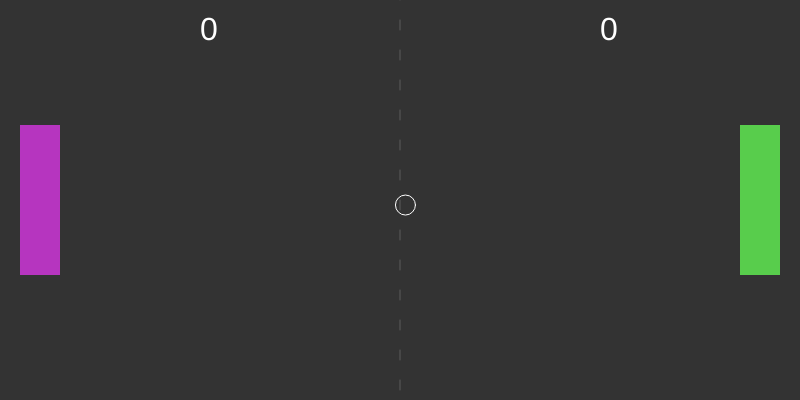
Frame 1 (no input)
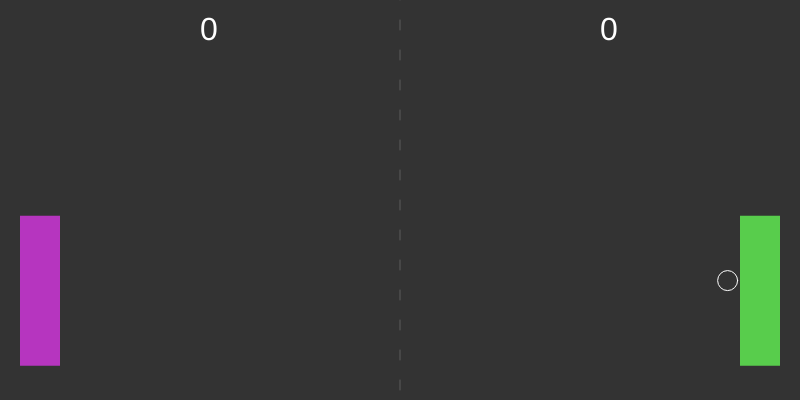
Frame 60 (no input)
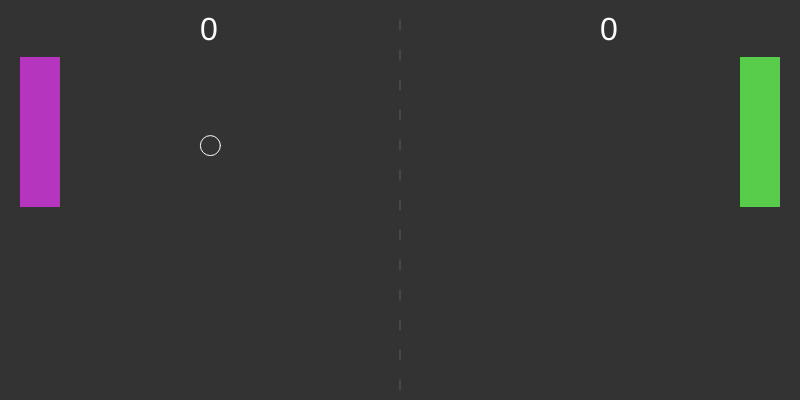
Frame 120 (the mouse pressed at the canvas centre since frame 60)

The p5.js sketch that drew these frames (run headless with seeded random() and noise() and a simulated clock; from frame 60 on, the mouse is pressed at the canvas centre):

// p5.js sketch
// ── sketch.js
let p1;
let allPaddles = [];
let allBalls = [];

let score_LEFT = 0;
let score_RIGHT = 0;

function setup() {
  createCanvas(800, 400);
  allPaddles.push(new Paddle(0.05*width, 0.5*height));
  allPaddles.push(new Paddle(0.95*width, 0.5*height));

  allBalls.push(new Ball(width/2, height/2));
}

function draw() {
  background(51);
  drawMiddleLine();

  displaySCORES();

  for (let paddle of allPaddles) {
    paddle.show();
    paddle.update(mouseY);
  }

  for (let ball of allBalls) {
    ball.collision(false, true, allPaddles);
    ball.update();
    ball.show();
  }
}

function displaySCORES() {
  textSize(32);
  fill(255);
  // noStroke();
  strokeWeight(0);
  text(`${score_LEFT}`, 0.25*width, 0.1*height);
  text(`${score_RIGHT}`, 0.75*width, 0.1*height);
}

function drawMiddleLine(val=10, skip=20) {
  // val = line length
  // skip = height to be skipped
  stroke(255);
  let startingVal = -10;
  let xVal = 0.5*width;
  strokeWeight(0.2);

  while (startingVal <= height + 10) {
    line(xVal, startingVal, xVal, startingVal + val);
    startingVal += val + skip;
  }
}

class Ball
{
  constructor(x, y)
  {
    this.x = x;
    this.y = y;
    this.radius = 10;
    this.prev_X = this.x;

    this.velocity = createVector(0, 0);
    this.MAX_velocity = 50;
    this.NEG_SCALING_val = -1;

    this.scale_VAL = 10;

    // range b/w 0-1
    // scalable
    this.accerelation = createVector(this.scale_VAL*random(0.4, 1), this.scale_VAL*random(0.4, 1));
    // this.velocity = createVector(this.accerelation.x, this.accerelation.y);
    this.velocity = createVector(0, 0);

    this.isStuckToWallY = false;
    this.isStuckToWallX = false;
    this.isStuckToPaddle = false;

    this.MIN_wallDist = 0;
  }

  update()
  {
    this.prev_X = this.x;
    this.velocity.add(this.accerelation);
    this.accerelation.mult(0);

    this.velocity.limit(this.MAX_velocity);
    this.x += this.velocity.x;
    this.y += this.velocity.y;
  }

  show()
  {
    noFill();
    strokeWeight(1);
    circle(this.x, this.y, this.radius*2);
  }

  initAcceleration(rightSide)
  {
    // Returns a y value, either positive or negative in a certain range
    let get_YVAL;
    if (random() < 0.5) {
       // Negative Y
       get_YVAL =  -1 * random(0.4, 1);
    } else 
    {
      // Positive Y
      get_YVAL = random(0.4, 1);
    }

    //Right side collision
    if (rightSide) {
      this.velocity.x *= this.NEG_SCALING_val;
      // this.velocity.mult(-1);
      this.velocity = createVector(this.scale_VAL*random(0.4, 1.1)*(-1), this.scale_VAL * get_YVAL);
    } else {
      //Left Side collision
      this.velocity.x *= this.NEG_SCALING_val;
      // this.velocity.mult(-1);
      this.velocity = createVector(this.scale_VAL*random(0.4, 1.1), this.scale_VAL * get_YVAL);
    }
  }

  randomizeVelocity()
  {
    let get_YVAL;
    if (random() < 0.5) {
       // Negative Y
       get_YVAL =  -1 * random(0.4, 1);
    } else 
    {
      // Positive Y
      get_YVAL = random(0.4, 1);
    }

    let get_XVAL;
    if (random() < 0.5) {
       // Negative Y
       get_XVAL =  -1 * random(0.4, 1);
    } else 
    {
      // Positive Y
      get_XVAL = random(0.4, 1);
    }
    this.velocity = createVector(this.scale_VAL * get_XVAL, this.scale_VAL * get_YVAL);
  }

  collision(X_val=true, paddleYN=false, paddles=false)
  {
    if (X_val) {
      //Right Side Collision
      if (this.x + this.radius + this.MIN_wallDist > width && !this.isStuckToWallX) {
        this.initAcceleration(true);
        this.isStuckToWallX = true;
      }
      //Left Side Collision
      else if (this.x - this.radius - this.MIN_wallDist < 0 && !this.isStuckToWallX) {
        this.initAcceleration(false);
        this.isStuckToWallX = true;
      } else {
        this.isStuckToWallX = false;
      }
    } else {
      if (this.x > width + 40) {
        score_LEFT += 1;
        this.x = width/2;
        this.y = height/2;
        this.randomizeVelocity();

      } else if (this.x < 0 - 40) {
        score_RIGHT += 1;
        this.x = width/2;
        this.y = height/2;
        this.randomizeVelocity();
      }
    }

    if ((this.y + this.radius + this.MIN_wallDist > height || 
        this.y - this.radius - this.MIN_wallDist < 0) && !this.isStuckToWallY) {
          // Flips the y from positive => negative or vice versa
          this.velocity.y *= this.NEG_SCALING_val;
          this.isStuckToWallY = true;
    } else {
      this.isStuckToWallY = false;
    }

    if (paddleYN) {
      for (let paddle of paddles) {
        //Check if ball overlaps paddle
        if (this.x + this.radius + this.MIN_wallDist > paddle.x - paddle.width/2 &&
            this.x - this.radius - this.MIN_wallDist < paddle.x + paddle.width/2 &&
            this.y + this.radius + this.MIN_wallDist > paddle.y - paddle.height/2 &&
            this.y - this.radius - this.MIN_wallDist < paddle.y + paddle.height/2 &&
            !this.isStuckToPaddle) {
          if (this.x - this.prev_X >= 0) {
            // Moving to the right/ hitting from the Right Side
            this.initAcceleration(true);
          } else {
            // hitting from the Left Side
            this.initAcceleration(false);
          }
          this.isStuckToPaddle = true;
        } 
        else {
          this.isStuckToPaddle = false;
        }
      }
    }
  }
}

class Paddle
{
  constructor(x, y)
  {
    this.x = x;
    this.y = y;
    this.width = 40;
    this.height = 150;
    this.colour = [random(255), random(255), random(255)];

    this.auto = true;
  }

  update(msY)
  {
    if (this.auto) {
      this.y = allBalls[0].y;
    } else 
    {
      this.y = msY;
    }
  }

  show()
  {
    fill(this.colour[0], this.colour[1], this.colour[2]);
    strokeWeight(0);
    rect(this.x - this.width/2, this.y - this.height/2, this.width, this.height);
  }
}
